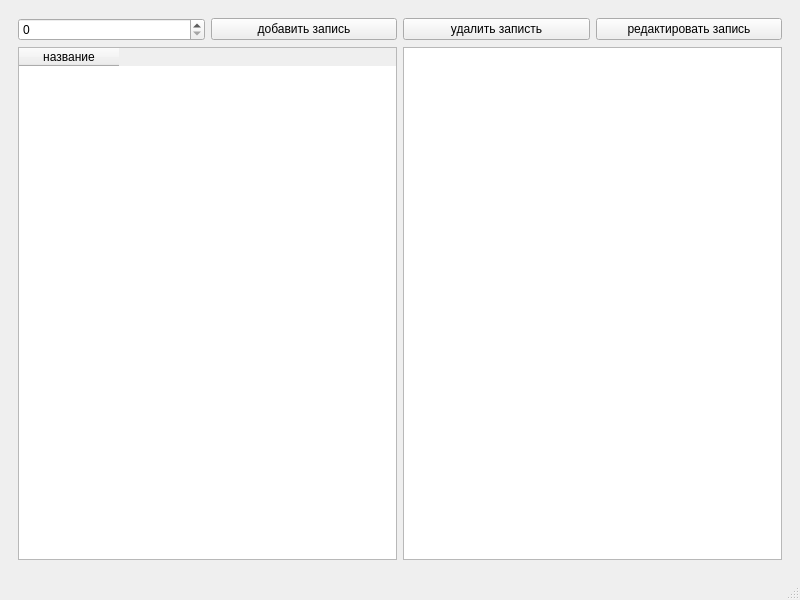
<?xml version="1.0" encoding="UTF-8"?>
<ui version="4.0">
 <class>MainWindow</class>
 <widget class="QMainWindow" name="MainWindow">
  <property name="geometry">
   <rect>
    <x>0</x>
    <y>0</y>
    <width>800</width>
    <height>600</height>
   </rect>
  </property>
  <property name="windowTitle">
   <string>MainWindow</string>
  </property>
  <widget class="QWidget" name="centralwidget">
   <layout class="QVBoxLayout" name="verticalLayout">
    <item>
     <widget class="QStackedWidget" name="stackedWidget">
      <property name="currentIndex">
       <number>0</number>
      </property>
      <widget class="QWidget" name="page">
       <layout class="QGridLayout" name="gridLayout">
        <item row="0" column="0">
         <layout class="QVBoxLayout" name="verticalLayout_2">
          <item>
           <layout class="QHBoxLayout" name="horizontalLayout_2">
            <item>
             <widget class="QSpinBox" name="spinBox"/>
            </item>
            <item>
             <widget class="QPushButton" name="pushButton_add">
              <property name="text">
               <string>добавить запись</string>
              </property>
             </widget>
            </item>
            <item>
             <widget class="QPushButton" name="pushButton_del">
              <property name="text">
               <string>удалить записть</string>
              </property>
             </widget>
            </item>
            <item>
             <widget class="QPushButton" name="pushButton_red">
              <property name="text">
               <string>редактировать запись</string>
              </property>
             </widget>
            </item>
           </layout>
          </item>
          <item>
           <layout class="QHBoxLayout" name="horizontalLayout">
            <item>
             <widget class="QTableWidget" name="tableWidget">
              <property name="editTriggers">
               <set>QAbstractItemView::NoEditTriggers</set>
              </property>
              <property name="selectionBehavior">
               <enum>QAbstractItemView::SelectRows</enum>
              </property>
              <property name="sortingEnabled">
               <bool>false</bool>
              </property>
              <property name="rowCount">
               <number>0</number>
              </property>
              <property name="columnCount">
               <number>1</number>
              </property>
              <column>
               <property name="text">
                <string>название</string>
               </property>
              </column>
             </widget>
            </item>
            <item>
             <widget class="QTextEdit" name="textInfo">
              <property name="readOnly">
               <bool>true</bool>
              </property>
             </widget>
            </item>
           </layout>
          </item>
         </layout>
        </item>
       </layout>
      </widget>
      <widget class="QWidget" name="page_add">
       <layout class="QGridLayout" name="gridLayout_2">
        <item row="0" column="0">
         <layout class="QVBoxLayout" name="verticalLayout_3">
          <item>
           <widget class="QLabel" name="label_2">
            <property name="text">
             <string>&lt;html&gt;&lt;head/&gt;&lt;body&gt;&lt;p&gt;&lt;span style=&quot; font-size:12pt;&quot;&gt;Название&lt;/span&gt;&lt;/p&gt;&lt;/body&gt;&lt;/html&gt;</string>
            </property>
           </widget>
          </item>
          <item>
           <widget class="QLineEdit" name="lineName_1"/>
          </item>
          <item>
           <widget class="QLabel" name="label">
            <property name="text">
             <string>&lt;html&gt;&lt;head/&gt;&lt;body&gt;&lt;p&gt;&lt;span style=&quot; font-size:12pt;&quot;&gt;описание&lt;/span&gt;&lt;/p&gt;&lt;/body&gt;&lt;/html&gt;</string>
            </property>
           </widget>
          </item>
          <item>
           <widget class="QTextEdit" name="textInfo_1"/>
          </item>
         </layout>
        </item>
        <item row="0" column="1">
         <widget class="QSplitter" name="splitter">
          <property name="orientation">
           <enum>Qt::Vertical</enum>
          </property>
          <widget class="QPushButton" name="pushButton_save_1">
           <property name="text">
            <string>сохранить</string>
           </property>
          </widget>
          <widget class="QPushButton" name="pushButton_undo_1">
           <property name="text">
            <string>отмена</string>
           </property>
          </widget>
         </widget>
        </item>
       </layout>
      </widget>
      <widget class="QWidget" name="page_redact">
       <layout class="QGridLayout" name="gridLayout_3">
        <item row="0" column="0">
         <layout class="QVBoxLayout" name="verticalLayout_4">
          <item>
           <widget class="QLabel" name="label_3">
            <property name="text">
             <string>&lt;html&gt;&lt;head/&gt;&lt;body&gt;&lt;p&gt;&lt;span style=&quot; font-size:12pt;&quot;&gt;Название&lt;/span&gt;&lt;/p&gt;&lt;/body&gt;&lt;/html&gt;</string>
            </property>
           </widget>
          </item>
          <item>
           <widget class="QLineEdit" name="lineName_2"/>
          </item>
          <item>
           <widget class="QLabel" name="label_4">
            <property name="text">
             <string>&lt;html&gt;&lt;head/&gt;&lt;body&gt;&lt;p&gt;&lt;span style=&quot; font-size:12pt;&quot;&gt;описание&lt;/span&gt;&lt;/p&gt;&lt;/body&gt;&lt;/html&gt;</string>
            </property>
           </widget>
          </item>
          <item>
           <widget class="QTextEdit" name="textInfo_2"/>
          </item>
         </layout>
        </item>
        <item row="0" column="1">
         <widget class="QSplitter" name="splitter_2">
          <property name="orientation">
           <enum>Qt::Vertical</enum>
          </property>
          <widget class="QPushButton" name="pushButton_Save_2">
           <property name="text">
            <string>Сохранить</string>
           </property>
          </widget>
          <widget class="QPushButton" name="pushButton_undo_2">
           <property name="text">
            <string>отмена</string>
           </property>
          </widget>
         </widget>
        </item>
       </layout>
      </widget>
     </widget>
    </item>
   </layout>
  </widget>
  <widget class="QMenuBar" name="menubar">
   <property name="geometry">
    <rect>
     <x>0</x>
     <y>0</y>
     <width>800</width>
     <height>26</height>
    </rect>
   </property>
  </widget>
  <widget class="QStatusBar" name="statusbar"/>
 </widget>
 <resources/>
 <connections>
  <connection>
   <sender>tableWidget</sender>
   <signal>cellClicked(int,int)</signal>
   <receiver>spinBox</receiver>
   <slot>setValue(int)</slot>
   <hints>
    <hint type="sourcelabel">
     <x>399</x>
     <y>318</y>
    </hint>
    <hint type="destinationlabel">
     <x>105</x>
     <y>49</y>
    </hint>
   </hints>
  </connection>
  <connection>
   <sender>spinBox</sender>
   <signal>valueChanged(int)</signal>
   <receiver>tableWidget</receiver>
   <slot>selectRow(int)</slot>
   <hints>
    <hint type="sourcelabel">
     <x>112</x>
     <y>59</y>
    </hint>
    <hint type="destinationlabel">
     <x>208</x>
     <y>318</y>
    </hint>
   </hints>
  </connection>
 </connections>
</ui>
